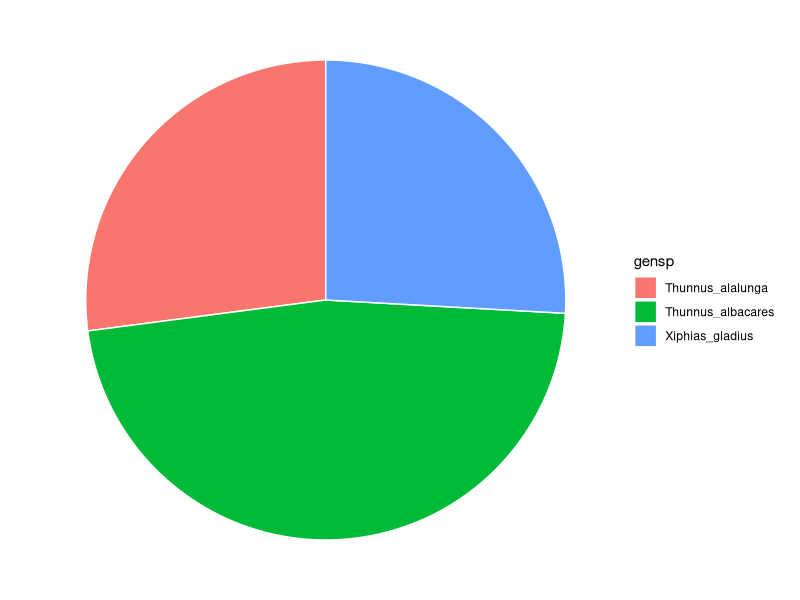

Write R code to recreate this figure.
##########################
###                    ###
### Only run this the  ###
### the first time you ###
### install a package  ###
###                    ###
##########################

#install.packages("ggplot2")


################################
###                          ###
### Custom function to check ###
### for 0 length integers    ###
###                          ###
################################

is.integer0 <- function(x){
  is.integer(x) && length(x) == 0L
}


###########################
###                     ###
### Processing the data ###
###                     ###
###########################

# Calls the required packages
require(ggplot2)

# To make sure the data formats properly
options(stringsAsFactors = F)

# Reads in the blast results from 
dat <- read.table("summary_BLAST_Medaka_barcode07_concatenated.txt", sep = "\t", header = F, skip = 1, col.names = paste0("V",seq_len(100)), fill = TRUE)

# Checks for 0 length integers in the data
check <- grep("TRUE", is.na(dat$V1))

# Makes new data frame with only the columns we want

if(is.integer0(check) == TRUE){
  sdat <- dat[,c(1, 4, 8, 11, 12)]
}else{
  dat <- dat[-c(grep("TRUE", is.na(dat$V1))),]
  sdat <- dat[,c(1, 4, 8, 11, 12)]
}


# Renames the columns with proper labels
names(sdat) <- c("reads", "percent_id", "e_value", "genus", "species")

# Fills in blanks in %id column
sdat$percent_id[grep("TRUE", is.na(sdat$percent_id))] <- 0

# Sums all of the clustered reads to get total number of reads
totalreads <- sum(sdat$reads)

# Filters data to only retain BLAST hits wth >95$ %id
idat <- sdat[grep("TRUE", sdat$percent_id > 95),]

# Generates new columns by joining genus and species with "_"
idat$gensp <- paste(idat$genus, idat$species, sep = "_")

# Stores all unique genus species combinations in an object
gensp <- unique(idat$gensp)

# Generates empty dataframe called output
output <- data.frame()

# For loop that sums the number of reads for each unique genus species combination
for(i in gensp){
  gensp_reads <- idat[grep(i, idat$gensp),]
  reads <- sum(gensp_reads$reads)
  read_gensp <- c(i, reads)
  output <- rbind(output, read_gensp)
}

# Renames the dataframe that stored the output of the for loop
names(output) <- c("gensp", "reads")

# Converts reads from a character string to a numeric
output <- transform(output, reads = as.numeric(reads))

# Finds the total number of unclassified reads
other <- totalreads - sum(output$reads)

# Names the unclassified reads
other <- c("Unclassified", other)

# Binds the unclassified reads to the bottom of the data frame
output <- rbind(output, other)

# Names the total reads
totalreads <- c("Total_Reads", totalreads)

# Binds the total reads to the bottom of the data frame
output <- rbind(output, totalreads)

# Converts reads from character to numeric 
output <- transform(output, reads = as.numeric(reads))

# Calculates read percentage by gensp
output$read_percentage <- cbind(output$reads/output$reads[length(output$reads)]*100)

# Converts read_percentage from character to numeric
output <- transform(output, read_percentage = as.numeric(read_percentage))


#########################
###                   ###
### Plotting the data ###
###                   ###
#########################

# Stores output in another object
x <- output

# Filters out reads we do not want to plot
index <- grep("TRUE", x$gensp == "Pseudorca_crassidens")
x <- x[-c(index),]
index <- grep("TRUE", x$gensp == "Unclassified")
x <- x[-c(index),]
index <- grep("TRUE", x$gensp == "Total_Reads")
x <- x[-c(index),]

# Rounds read percentage
x$read_percentage <- round(x$read_percentage, 2)

# Makes read percentage look pretty
x$read_percentage <- paste(x$read_percentage, "%", sep = "")

# Actually does the plotting
ggplot(x, aes(x="", y=reads, fill=gensp)) +
  geom_bar(stat="identity", width=1, color="white") +
  coord_polar("y") +
  theme_void() 































#####################
###               ###   
### So wow!       ###
### Very Code!1!! ###
### Much Cool!!1! ###
###               ###
#####################
